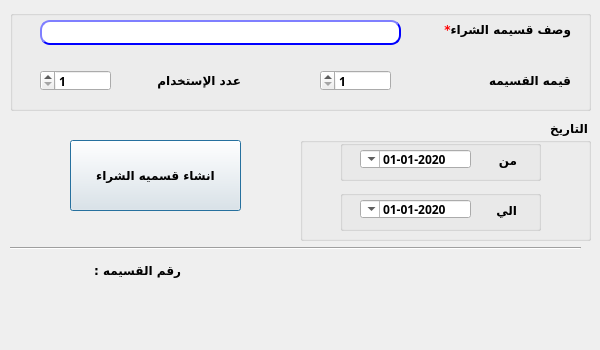
<?xml version="1.0" encoding="UTF-8"?>
<ui version="4.0">
 <class>promVoucher</class>
 <widget class="QDialog" name="promVoucher">
  <property name="geometry">
   <rect>
    <x>0</x>
    <y>0</y>
    <width>600</width>
    <height>350</height>
   </rect>
  </property>
  <property name="sizePolicy">
   <sizepolicy hsizetype="Preferred" vsizetype="Preferred">
    <horstretch>0</horstretch>
    <verstretch>0</verstretch>
   </sizepolicy>
  </property>
  <property name="minimumSize">
   <size>
    <width>600</width>
    <height>350</height>
   </size>
  </property>
  <property name="maximumSize">
   <size>
    <width>600</width>
    <height>350</height>
   </size>
  </property>
  <property name="windowTitle">
   <string>انشاء قسيمه شراء عروض</string>
  </property>
  <property name="layoutDirection">
   <enum>Qt::RightToLeft</enum>
  </property>
  <widget class="QLabel" name="desc">
   <property name="geometry">
    <rect>
     <x>420</x>
     <y>20</y>
     <width>151</width>
     <height>20</height>
    </rect>
   </property>
   <property name="font">
    <font>
     <family>29LT Bukra Regular</family>
     <pointsize>9</pointsize>
     <weight>75</weight>
     <bold>true</bold>
    </font>
   </property>
   <property name="text">
    <string>&lt;html&gt;&lt;head/&gt;&lt;body&gt;&lt;p align=&quot;right&quot;&gt;&lt;span style=&quot; color:#ff0000;&quot;&gt;*&lt;/span&gt;وصف قسيمه الشراء&lt;/p&gt;&lt;/body&gt;&lt;/html&gt;</string>
   </property>
  </widget>
  <widget class="QPushButton" name="BTN_createVoucher">
   <property name="geometry">
    <rect>
     <x>70</x>
     <y>140</y>
     <width>171</width>
     <height>71</height>
    </rect>
   </property>
   <property name="font">
    <font>
     <family>29LT Bukra Regular</family>
     <pointsize>9</pointsize>
     <weight>75</weight>
     <bold>true</bold>
    </font>
   </property>
   <property name="layoutDirection">
    <enum>Qt::RightToLeft</enum>
   </property>
   <property name="styleSheet">
    <string notr="true"/>
   </property>
   <property name="text">
    <string>انشاء قسميه الشراء</string>
   </property>
  </widget>
  <widget class="QLineEdit" name="LE_desc">
   <property name="geometry">
    <rect>
     <x>40</x>
     <y>20</y>
     <width>361</width>
     <height>25</height>
    </rect>
   </property>
   <property name="font">
    <font>
     <family>29LT Bukra Regular</family>
     <pointsize>9</pointsize>
     <weight>75</weight>
     <bold>true</bold>
    </font>
   </property>
   <property name="styleSheet">
    <string notr="true">QLineEdit{
                                        background-color: white;
                                        border-style: outset;
                                        border-width: 2px;
                                        border-radius: 10px;
                                        border-color: blue;
                                        min-width: 6em;
                                        }
                                        QLineEdit:hover {
                                        background: qradialgradient(
                                        cx: 0.3, cy: -0.4, fx: 0.3, fy: -0.4,
                                        radius: 1.35, stop: 0 #fff, stop: 1 #bbb
                                        );
                                        }
                                       QLineEdit:pressed {
                                        border-style: inset;
                                        background: qradialgradient(
                                        cx: 0.4, cy: -0.1, fx: 0.4, fy: -0.1,
                                        radius: 1.35, stop: 0 #fff, stop: 1 #ddd
                                        );
                                        }
                                    </string>
   </property>
   <property name="maxLength">
    <number>30</number>
   </property>
  </widget>
  <widget class="QDoubleSpinBox" name="LE_maxCount">
   <property name="geometry">
    <rect>
     <x>40</x>
     <y>70</y>
     <width>71</width>
     <height>21</height>
    </rect>
   </property>
   <property name="font">
    <font>
     <family>29LT Bukra Regular</family>
     <pointsize>9</pointsize>
     <weight>75</weight>
     <bold>true</bold>
    </font>
   </property>
   <property name="styleSheet">
    <string notr="true"/>
   </property>
   <property name="decimals">
    <number>0</number>
   </property>
   <property name="minimum">
    <double>1.000000000000000</double>
   </property>
   <property name="maximum">
    <double>99997.000000000000000</double>
   </property>
   <property name="value">
    <double>1.000000000000000</double>
   </property>
  </widget>
  <widget class="QLabel" name="voucher_num">
   <property name="geometry">
    <rect>
     <x>10</x>
     <y>260</y>
     <width>47</width>
     <height>21</height>
    </rect>
   </property>
   <property name="font">
    <font>
     <family>29LT Bukra Regular</family>
     <pointsize>9</pointsize>
     <weight>75</weight>
     <bold>true</bold>
    </font>
   </property>
   <property name="text">
    <string/>
   </property>
  </widget>
  <widget class="QLabel" name="label_2">
   <property name="geometry">
    <rect>
     <x>90</x>
     <y>260</y>
     <width>91</width>
     <height>20</height>
    </rect>
   </property>
   <property name="font">
    <font>
     <family>29LT Bukra Regular</family>
     <pointsize>9</pointsize>
     <weight>75</weight>
     <bold>true</bold>
    </font>
   </property>
   <property name="text">
    <string>رقم القسيمه : </string>
   </property>
  </widget>
  <widget class="QLabel" name="label">
   <property name="geometry">
    <rect>
     <x>140</x>
     <y>70</y>
     <width>101</width>
     <height>21</height>
    </rect>
   </property>
   <property name="font">
    <font>
     <family>29LT Bukra Regular</family>
     <pointsize>9</pointsize>
     <weight>75</weight>
     <bold>true</bold>
    </font>
   </property>
   <property name="text">
    <string>عدد الإستخدام</string>
   </property>
  </widget>
  <widget class="QLabel" name="desc_11">
   <property name="geometry">
    <rect>
     <x>460</x>
     <y>70</y>
     <width>111</width>
     <height>21</height>
    </rect>
   </property>
   <property name="font">
    <font>
     <family>29LT Bukra Regular</family>
     <pointsize>9</pointsize>
     <weight>75</weight>
     <bold>true</bold>
    </font>
   </property>
   <property name="layoutDirection">
    <enum>Qt::RightToLeft</enum>
   </property>
   <property name="text">
    <string>قيمه القسيمه</string>
   </property>
  </widget>
  <widget class="QDoubleSpinBox" name="LE_value">
   <property name="geometry">
    <rect>
     <x>320</x>
     <y>70</y>
     <width>71</width>
     <height>21</height>
    </rect>
   </property>
   <property name="font">
    <font>
     <family>29LT Bukra Regular</family>
     <pointsize>9</pointsize>
     <weight>75</weight>
     <bold>true</bold>
    </font>
   </property>
   <property name="styleSheet">
    <string notr="true"/>
   </property>
   <property name="decimals">
    <number>0</number>
   </property>
   <property name="minimum">
    <double>1.000000000000000</double>
   </property>
   <property name="maximum">
    <double>99997.000000000000000</double>
   </property>
   <property name="value">
    <double>1.000000000000000</double>
   </property>
  </widget>
  <widget class="QGroupBox" name="groupBox">
   <property name="geometry">
    <rect>
     <x>10</x>
     <y>10</y>
     <width>581</width>
     <height>101</height>
    </rect>
   </property>
   <property name="font">
    <font>
     <family>29LT Bukra Regular</family>
     <pointsize>9</pointsize>
     <weight>75</weight>
     <bold>true</bold>
    </font>
   </property>
   <property name="title">
    <string/>
   </property>
  </widget>
  <widget class="QGroupBox" name="groupBox_2">
   <property name="geometry">
    <rect>
     <x>300</x>
     <y>120</y>
     <width>291</width>
     <height>121</height>
    </rect>
   </property>
   <property name="font">
    <font>
     <family>29LT Bukra Regular</family>
     <pointsize>9</pointsize>
     <weight>75</weight>
     <bold>true</bold>
    </font>
   </property>
   <property name="title">
    <string>التاريخ</string>
   </property>
   <widget class="QGroupBox" name="groupBox_4">
    <property name="geometry">
     <rect>
      <x>40</x>
      <y>70</y>
      <width>201</width>
      <height>41</height>
     </rect>
    </property>
    <property name="font">
     <font>
      <family>29LT Bukra Regular</family>
      <pointsize>9</pointsize>
      <weight>75</weight>
      <bold>true</bold>
     </font>
    </property>
    <property name="title">
     <string/>
    </property>
    <widget class="QDateTimeEdit" name="Qdate_to">
     <property name="geometry">
      <rect>
       <x>20</x>
       <y>10</y>
       <width>111</width>
       <height>18</height>
      </rect>
     </property>
     <property name="font">
      <font>
       <family>29LT Bukra Regular</family>
       <pointsize>9</pointsize>
       <weight>75</weight>
       <bold>true</bold>
      </font>
     </property>
     <property name="layoutDirection">
      <enum>Qt::RightToLeft</enum>
     </property>
     <property name="minimumDateTime">
      <datetime>
       <hour>0</hour>
       <minute>0</minute>
       <second>0</second>
       <year>2020</year>
       <month>1</month>
       <day>1</day>
      </datetime>
     </property>
     <property name="displayFormat">
      <string>yyyy-MM-dd</string>
     </property>
     <property name="calendarPopup">
      <bool>true</bool>
     </property>
    </widget>
    <widget class="QLabel" name="desc_4">
     <property name="geometry">
      <rect>
       <x>146</x>
       <y>10</y>
       <width>31</width>
       <height>20</height>
      </rect>
     </property>
     <property name="font">
      <font>
       <family>29LT Bukra Regular</family>
       <pointsize>9</pointsize>
       <weight>75</weight>
       <bold>true</bold>
      </font>
     </property>
     <property name="layoutDirection">
      <enum>Qt::RightToLeft</enum>
     </property>
     <property name="text">
      <string>الي</string>
     </property>
    </widget>
   </widget>
   <widget class="QGroupBox" name="groupBox_3">
    <property name="geometry">
     <rect>
      <x>40</x>
      <y>20</y>
      <width>201</width>
      <height>41</height>
     </rect>
    </property>
    <property name="font">
     <font>
      <family>29LT Bukra Regular</family>
      <pointsize>9</pointsize>
      <weight>75</weight>
      <bold>true</bold>
     </font>
    </property>
    <property name="title">
     <string/>
    </property>
    <widget class="QDateTimeEdit" name="Qdate_from">
     <property name="geometry">
      <rect>
       <x>20</x>
       <y>10</y>
       <width>111</width>
       <height>18</height>
      </rect>
     </property>
     <property name="font">
      <font>
       <family>29LT Bukra Regular</family>
       <pointsize>9</pointsize>
       <weight>75</weight>
       <bold>true</bold>
      </font>
     </property>
     <property name="layoutDirection">
      <enum>Qt::RightToLeft</enum>
     </property>
     <property name="minimumDateTime">
      <datetime>
       <hour>0</hour>
       <minute>0</minute>
       <second>0</second>
       <year>2020</year>
       <month>1</month>
       <day>1</day>
      </datetime>
     </property>
     <property name="displayFormat">
      <string>yyyy-MM-dd</string>
     </property>
     <property name="calendarPopup">
      <bool>true</bool>
     </property>
    </widget>
    <widget class="QLabel" name="desc_3">
     <property name="geometry">
      <rect>
       <x>146</x>
       <y>10</y>
       <width>31</width>
       <height>20</height>
      </rect>
     </property>
     <property name="font">
      <font>
       <family>29LT Bukra Regular</family>
       <pointsize>9</pointsize>
       <weight>75</weight>
       <bold>true</bold>
      </font>
     </property>
     <property name="layoutDirection">
      <enum>Qt::RightToLeft</enum>
     </property>
     <property name="text">
      <string>من</string>
     </property>
    </widget>
   </widget>
  </widget>
  <widget class="Line" name="line">
   <property name="geometry">
    <rect>
     <x>10</x>
     <y>240</y>
     <width>571</width>
     <height>16</height>
    </rect>
   </property>
   <property name="font">
    <font>
     <family>29LT Bukra Regular</family>
     <pointsize>9</pointsize>
     <weight>75</weight>
     <bold>true</bold>
    </font>
   </property>
   <property name="orientation">
    <enum>Qt::Horizontal</enum>
   </property>
  </widget>
  <zorder>groupBox</zorder>
  <zorder>desc</zorder>
  <zorder>BTN_createVoucher</zorder>
  <zorder>LE_desc</zorder>
  <zorder>LE_maxCount</zorder>
  <zorder>voucher_num</zorder>
  <zorder>label_2</zorder>
  <zorder>label</zorder>
  <zorder>desc_11</zorder>
  <zorder>LE_value</zorder>
  <zorder>groupBox_2</zorder>
  <zorder>line</zorder>
 </widget>
 <resources/>
 <connections/>
</ui>
